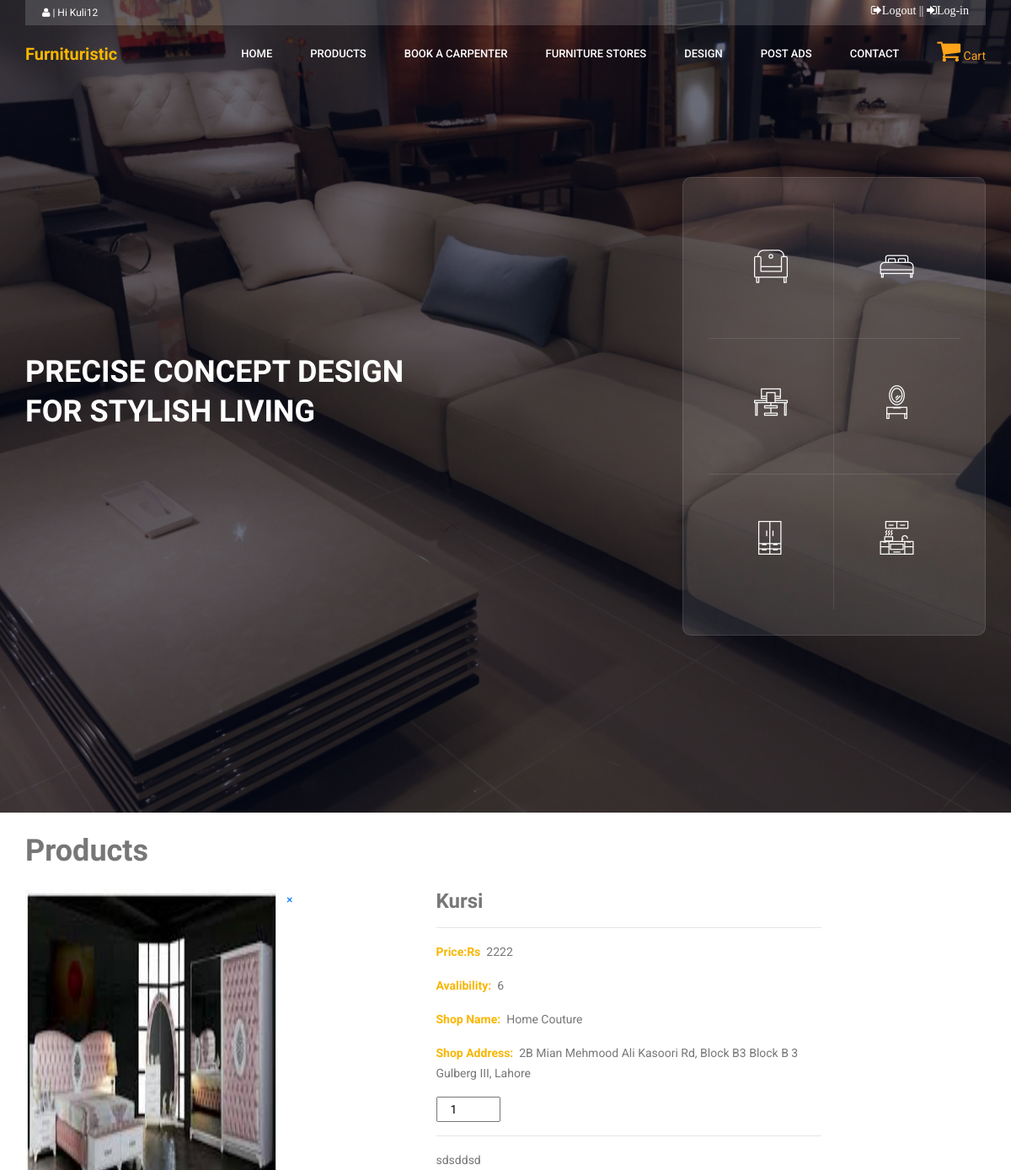
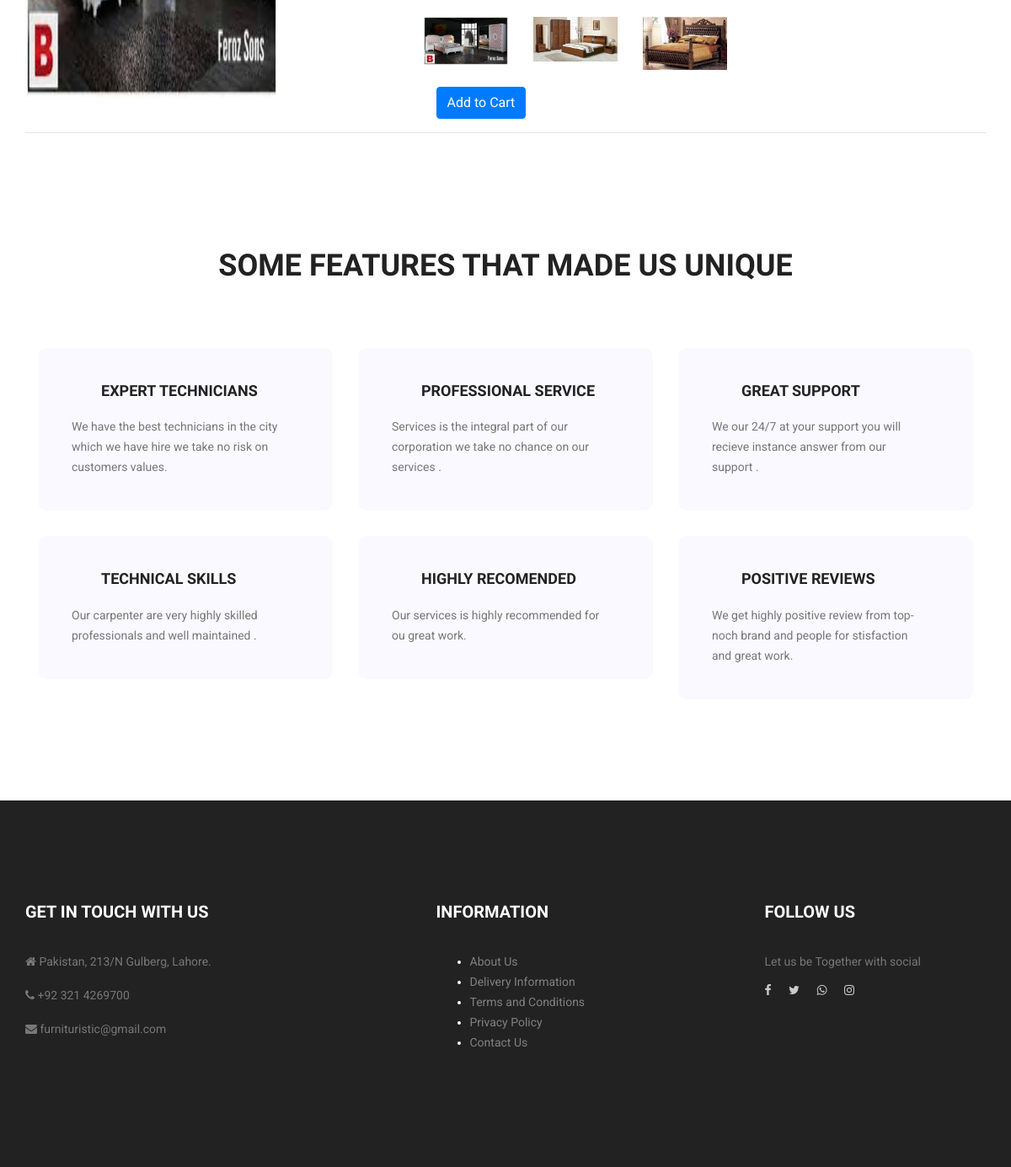
Page /UserPanel/product_details.php?id=4 (signed in) on the committed database (2 pictures, top to bottom).
### tables this page shows
CREATE TABLE `shopkeeper_add_product` (
  `id` int(11) NOT NULL,
  `user_id` int(11) NOT NULL,
  `product_name` varchar(22) NOT NULL,
  `price` varchar(22) NOT NULL,
  `qty` varchar(22) NOT NULL,
  `shop_name` varchar(50) NOT NULL,
  `shop_address` varchar(255) NOT NULL,
  `description` varchar(300) NOT NULL,
  `date` datetime NOT NULL,
  `img1` varchar(300) NOT NULL,
  `img2` varchar(300) NOT NULL,
  `img3` varchar(300) NOT NULL
);

### UserPanel/product_details.php (the view, shortened to what this page needs)
<?php
$id=$_GET["id"];
$link=mysqli_connect("localhost","root","");
mysqli_select_db($link,"fyp_2");
    ?>
<?php
include "includes/header.php";
?>
    <div class="container">
      <h1 class="my-4">Products</h1>
      <?php
      $res=mysqli_query($link,"select * from shopkeeper_add_product where id=$id");
      while($row=mysqli_fetch_array($res))
      {
      ?>
      <form name="form1" action="" method="post">
      <div class="row">
        <div class="col-md-5">
          <a href="#">
             <span onclick="this.parentElement.style.display='none'" class="closebtn">&times;</span>
            <img  id="expandedImg"class="img-fluid rounded mb-3 mb-md-0" src="../shopkeeper/shopkeeper_images/<?php echo $row["img1"];?>"  alt=""style="width:300px;height:450px;"></a>
       </div>
        <div class="col-md-5">
          <h3><?php echo $row["product_name"];?></h3>
                <hr>
          <p><b>Price:Rs &nbsp</b><?php echo $row["price"];?></p>
          <p><b>Avalibility: &nbsp</b><?php echo $row["qty"];?></p>
          <p><b>Shop Name: &nbsp</b><?php echo $row["shop_name"];?></p>
          <p><b>Shop Address: &nbsp</b><?php echo $row["shop_address"];?></p>
          <input class= "col-sm-2" name="qty" value="1" type="text" class="form-control" placeholder="1" ></input>
          <hr>
          <p><?php echo $row["description"];?></p>
          <div class="row" style="margin-top:20px;">
            <div class="column">
              <img src="../shopkeeper/shopkeeper_images/<?php echo $row["img1"];?>" alt="Nature" style="width:100px" onclick="myFunction(this);">
            </div>
            <div class="column"style="padding-left:20px;">
              <img src="../shopkeeper/shopkeeper_images/<?php echo $row["img2"];?>" alt="Nature" style="width:100px" onclick="myFunction(this);">
            </div>
            <div class="column"style="padding-left:20px;">
              <img src="../shopkeeper/shopkeeper_images/<?php echo $row["img3"];?>" alt="Nature" style="width:100px" onclick="myFunction(this);">
            </div>
          </div>
      		<button  style="margin-top:20px;"class="btn btn-primary" type="submit" name="submit1" value="add to cart" >Add to Cart</button>
        </div>
      </div>
    </form>
      <hr>
      <?php
     }
     ?>
     <section class="feature_area p_120">
       <div class="container">
         <div class="main_title">
           <h2>Some Features that Made us Unique</h2>
         </div>
         <div class="row feature_inner">
           <div class="col-lg-4 col-md-6">
             <div class="feature_item">
               <h4><i class="lnr lnr-user"></i>Expert Technicians</h4>
               <p>We have the best technicians in the city which we have hire we take no risk on customers values.</p>
             </div>
           </div>
           <div class="col-lg-4 col-md-6">
             <div class="feature_item">
               <h4><i class="lnr lnr-license"></i>Professional Service</h4>
               <p>Services is the integral part of our corporation we take no chance on our services .</p>
             </div>
           </div>
           <div class="col-lg-4 col-md-6">
             <div class="feature_item">
               <h4><i class="lnr lnr-phone"></i>Great Support</h4>
               <p>We our 24/7 at your support you will recieve instance answer from our support .</p>
             </div>
           </div>
           <div class="col-lg-4 col-md-6">
             <div class="feature_item">
               <h4><i class="lnr lnr-rocket"></i>Technical Skills</h4>
               <p>Our carpenter are very highly skilled professionals and well maintained .</p>
             </div>
           </div>
           <div class="col-lg-4 col-md-6">
             <div class="feature_item">
               <h4><i class="lnr lnr-diamond"></i>Highly Recomended</h4>
               <p>Our services is highly recommended for ou great work.</p>
             </div>
           </div>
           <div class="col-lg-4 col-md-6">
             <div class="feature_item">
               <h4><i class="lnr lnr-bubble"></i>Positive Reviews</h4>
               <p>We get highly positive review from top-noch brand and people for stisfaction and great work.</p>
             </div>
           </div>
         </div>
       </div>
     </section>
</div>
<?php
include "includes/footer.php";
?>

### UserPanel/css/style.css (style rules this page uses)
a { text-decoration: none; transition: all 0.3s ease-in-out; }
body { line-height: 24px; font-size: 14px; font-family: "Roboto", sans-serif; font-weight: normal; color: #777777; }
h1, h2, h3, h4, h5, h6 { font-family: "Heebo", sans-serif; font-weight: bold; }
.p_120 { padding-top: 120px; padding-bottom: 120px; }
@media (min-width: 1200px) { .container { max-width: 1170px; } }
.main_title { text-align: center; margin-bottom: 75px; }
.main_title h2 { font-family: "Heebo", sans-serif; font-size: 36px; color: #222222; font-weight: bold; margin-bottom: 15px; text-transform: uppercase; }
b, sup, sub, u, del { color: #f8b600; }
h1 { font-size: 36px; }
h2 { font-size: 30px; }
h3 { font-size: 24px; }
h4 { font-size: 18px; }
.feature_inner { margin-bottom: -30px; }
.feature_item { background: #f9f9ff; border-radius: 10px; padding: 40px 60px 40px 40px; margin-bottom: 30px; transition: all 300ms linear 0s; }
.feature_item h4 { font-size: 18px; color: #222222; margin-bottom: 20px; text-transform: uppercase; transition: all 300ms linear 0s; position: relative; padding-left: 35px; }
.feature_item p { margin-bottom: 0px; }

### UserPanel/css/cartHover.css (style rules this page uses)
*, *:before, *:after { box-sizing: border-box; }
img { float: left; margin-right: 10px; }

### rows in the picture
shopkeeper_add_product: img1 (picture), product_name "Kursi", price "2222", qty "6", shop_name "Home Couture", shop_address "2B Mian Mehmood Ali Kasoori Rd, Block B3 Block B 3 Gulberg III, Lahore", description "sdsddsd", img2 (picture), img3 (picture)

### other values in the picture
$_SESSION['LoginUser'] "Kuli12"
